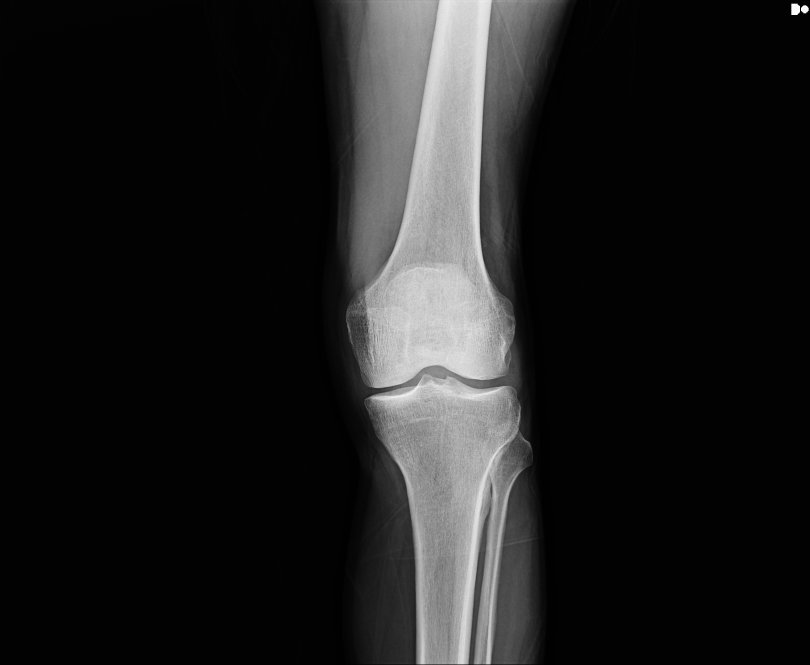
#> input picture OS Collected Data/normal/299n.jpg, 2430 x 1994 px (shown at 1/3 size); its folder holds only this picture in this run; the run also reads 1 picture not shown here
$ jupyter execute --allow-errors Feature_Extraction_Stage.ipynb   (older library calls are emulated)
#> lines starting #> are read from the running program, lines starting #| are printed output that depends on the picture
### feature_extraction.py
import cv2
import numpy as np
from skimage.feature import hog, graycomatrix, graycoprops
from skimage import data, exposure
from sklearn.decomposition import PCA
from sklearn.preprocessing import StandardScaler
import os
from tqdm import tqdm
import matplotlib.pyplot as plt

# Handle optional dependencies
try:
    from tensorflow.keras.applications import VGG16
    from tensorflow.keras.preprocessing import image
    from tensorflow.keras.applications.vgg16 import preprocess_input
    TENSORFLOW_AVAILABLE = True
except ImportError:
    TENSORFLOW_AVAILABLE = False
    print("Warning: TensorFlow not available. VGG16 features will not be available.")

# ============================================================================
# STANDALONE FUNCTIONS FOR EASY IMPORT
# ============================================================================


# جديد لغرض القص
# [260 lines left out: functions preprocess_knee, extract_hog_features, extract_glcm_features, extract_orb_features, extract_vgg_features, extract_all_features and 1 more, not called in this run]

### Feature_Extraction_Stage.ipynb
[cell 1]
import numpy as np
import cv2
import os
from PIL import Image, ImageDraw
from skimage.feature import graycomatrix, graycoprops, hog
from skimage.color import rgb2gray
from sklearn.model_selection import train_test_split
from sklearn.preprocessing import StandardScaler
from imblearn.over_sampling import RandomOverSampler
from collections import Counter
from sklearn.utils import shuffle
from sklearn import svm
from sklearn.linear_model import LogisticRegression
from sklearn.neighbors import KNeighborsClassifier
from sklearn.naive_bayes import GaussianNB
from sklearn.ensemble import RandomForestClassifier, StackingClassifier, VotingClassifier
from sklearn.metrics import classification_report, confusion_matrix, ConfusionMatrixDisplay
import matplotlib.pyplot as plt
import xgboost as xgb

# Evaluation Metrics
from sklearn.metrics import classification_report, confusion_matrix, ConfusionMatrixDisplay
from sklearn.metrics.pairwise import cosine_similarity

# Visualization
import matplotlib.pyplot as plt
import seaborn as sns

[cell 2]
#!pip3 install ultralytics
#!pip3 install torch torchvision torchaudio --index-url https://download.pytorch.org/whl/cu118

[cell 3]
# Deep Learning
import torch
from torchvision import transforms
from ultralytics import YOLO
# Check for GPU availability
import tensorflow as tf
import os

print("Num GPUs Available: ", len(tf.config.experimental.list_physical_devices('GPU')))
#> (this line was passed over: tensorflow is not available in this run)


# Change the dataset path as needed (e.g., from Google Drive)
data_path = 'OS Collected Data'  # Update to your dataset path
dataset_dir = "OS Collected Data"  # Change as needed


# Assuming 'data_path' is already defined as in your provided code
dataset_folders = os.listdir(data_path)

print(f"Number of folders in dataset: {len(dataset_folders)}")

for dataset_folder in dataset_folders:
    num_images = len(os.listdir(os.path.join(data_path, dataset_folder)))
    print(f"Number of images in '{dataset_folder}': {num_images}")

[cell 4]
import matplotlib.pyplot as plt
import cv2
import os
import random

# Assuming 'data_path' is already defined as in your provided code
dataset_folders = os.listdir(data_path)
data_dir_list = os.listdir(data_path)

plt.figure(figsize=(10, 5))  # Adjust figure size as needed
num_classes = len(dataset_folders)
for i, dataset_folder in enumerate(dataset_folders):
    image_files = os.listdir(os.path.join(data_path, dataset_folder))
    random_image_file = random.choice(image_files)  # Choose a random image
    image_path = os.path.join(data_path, dataset_folder, random_image_file)

    image = cv2.imread(image_path)
#> image is the input picture: shape (1994, 2430, 3); min 0, max 255, mean 29.8
    image_rgb = cv2.cvtColor(image, cv2.COLOR_BGR2RGB)

    plt.subplot(1, num_classes, i + 1)  # Create subplots for each class
    plt.imshow(image_rgb)
    plt.title(dataset_folder)
    plt.axis('off')

plt.show()
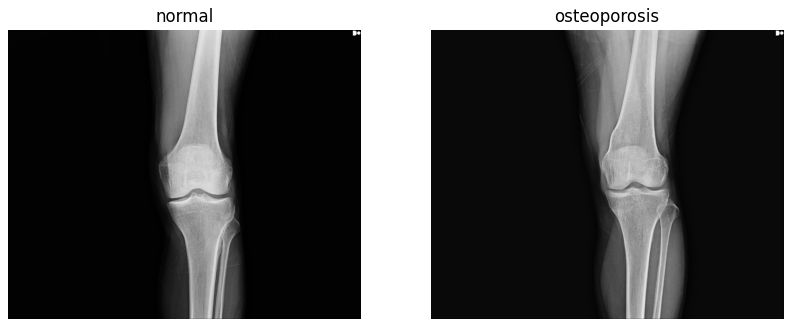
#> figure drawn by matplotlib, 2 panels

[cell 5]
import cv2
import numpy as np
from skimage.feature import hog, graycomatrix, graycoprops
from skimage import exposure
import matplotlib.pyplot as plt

# Load the image
image_path = "OS Collected Data/osteoporosis/1.JPEG "

image = cv2.imread(image_path, cv2.IMREAD_GRAYSCALE)

# Preprocessing Steps
# 1. Apply CLAHE to improve local contrast
clahe = cv2.createCLAHE(clipLimit=2.0, tileGridSize=(8, 8))
enhanced_image = clahe.apply(image)

# 2. Apply Gaussian Blurring to reduce noise
#> (the rest of this cell did not finish here and is left out)

[cell 6]
# استيراد المكتبات اللازمة
import matplotlib.pyplot as plt
import importlib
import feature_extraction

# 1. إعادة تحميل الملف لضمان تطبيق التعديلات (مهم جداً بعد الريستارت)
importlib.reload(feature_extraction)
from feature_extraction import preprocess_knee

# 2. تحديد مسار صورة حقيقي من عندك
# تأكد من وضع مسار صحيح لصورة موجودة فعلياً
image_path = "OS Collected Data/osteoporosis/1.JPEG  "
# (عدل هذا المسار حسب مكان صورك)

# 3. استدعاء الدالة الجديدة (التي تحتوي على القص)
try:
    img_processed = preprocess_knee(image_path)

    # 4. عرض الصورة الناتجة لترى بنفسك نتيجة القص
    plt.figure(figsize=(6, 6))
    plt.imshow(img_processed, cmap='gray') # أو cmap='rgb' إذا كانت ملونة
    plt.title("Processed Image (Should be Cropped)")
    plt.axis('off')
    plt.show()

    print("تمت المعالجة بنجاح! إذا ظهرت الركبة مقصوصة وبخلفية قليلة، فالكود يعمل.")

except Exception as e:
    print(f"حدث خطأ: {e}")
    print("تأكد من أن مسار الصورة صحيح")

[cell 7]
import os
import random
import pickle
from sklearn.model_selection import train_test_split # استيراد دالة التقسيم

# 1. إعدادات
dataset_dir = "OS Collected Data"
TARGET_TRAIN_SAMPLES = 6000  # عدد عينات التدريب المطلوبة بعد التضخيم
PLAN_FILE = "data_plan.pkl"

# 2. جمع جميع الصور الموجودة وفصل المسارات والتسميات
all_images = []
all_labels = [] # سنحتاج التسميات لضمان تقسيم متوازن (Stratified Split)

for root, dirs, files in os.walk(dataset_dir):
    for file in files:
        if file.lower().endswith(('.png', '.jpg', '.jpeg')):
            img_path = os.path.join(root, file)
            all_images.append(img_path)
            # استخراج الليبل (اسم المجلد)
            label = os.path.basename(os.path.dirname(img_path))
            all_labels.append(label)

print(f"Found {len(all_images)} images. Splitting and generating plan...")

# ==========================================
# 3. التقسيم أولاً (Split First)
# نقسم البيانات الأصلية إلى 80% تدريب و 20% اختبار
# نستخدم random_state=42 لضمان تكرار نفس النتائج في كل مرة
# ==========================================
#> (the rest of this cell did not finish here and is left out)

[cell 8]
#هذا الكود فقط لعرض نماذج صور التدريب وممكن حذفة اذا لا تريد تعرض صور التدريب

import cv2
import numpy as np
import matplotlib.pyplot as plt
import random
import os

# 1. إعدادات المسار (تأكد أنه نفس المسار المستخدم في ملف binary)
dataset_dir = "OS Collected Data"

# 2. اختيار صورة عشوائية من البيانات للعرض
all_images = []
for root, dirs, files in os.walk(dataset_dir):
    for file in files:
        if file.lower().endswith(('.png', '.jpg', '.jpeg')):
            all_images.append(os.path.join(root, file))

if len(all_images) == 0:
    print("لم يتم العثور على صور! تأكد من المسار.")
else:
    sample_path = random.choice(all_images)
    print(f"Displaying Augmentations for: {os.path.basename(sample_path)}")

    # تحميل الصورة الأصلية
    img_bgr = cv2.imread(sample_path)
    if img_bgr is not None:
        # التحويل إلى RGB للعرض الصحيح (لأن OpenCV يقرأ BGR)
        img_rgb = cv2.cvtColor(img_bgr, cv2.COLOR_BGR2RGB)

        # تطبيق المعالجة المسبقة (Preprocessing) كما يفعل الكود الأصلي (التصغير لـ 224x224)
        img_processed = cv2.resize(img_rgb, (224, 224))
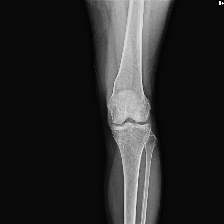
#> img_processed: shape (224, 224, 3); min 1, max 252, mean 39.4

        # ==========================================
        # 3. تعريف دالة التعديل (Golden Solution)
        # (نسخة مطابقة لما وضعتها في الخلايا السابقة)
        # ==========================================
        def apply_augmentation_visual(img, aug_type):
            if aug_type == 'flip':
                return cv2.flip(img, 1)

            elif aug_type == 'rotate':
                # تدوير عشوائي بين -10 و 10
                angle = np.random.randint(-10, 10)
                h, w = img.shape[:2]
                center = (w // 2, h // 2)
                M = cv2.getRotationMatrix2D(center, angle, 1.0)
                return cv2.warpAffine(img, M, (w, h))

            elif aug_type == 'noise':
                # ضجيج خفيف + تباين
                noise = np.random.randint(0, 15, img.shape, dtype='uint8')
                img_noisy = cv2.add(img, noise)
                alpha = random.uniform(0.9, 1.1)
                beta = random.randint(-10, 10)
                return cv2.convertScaleAbs(img_noisy, alpha=alpha, beta=beta)

            return img # none

        # ==========================================
        # 4. تطبيق الحالات المختلفة
        # ==========================================
        aug_types = ['none', 'flip', 'rotate', 'noise']
        augmented_images = [apply_augmentation_visual(img_processed.copy(), t) for t in aug_types]
#> call 2 of apply_augmentation_visual, with aug_type = 'flip'
#> in apply_augmentation_visual (call 2), `return cv2.flip(img, 1)`:
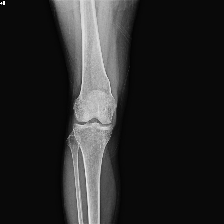
#> returned value: shape (224, 224, 3); min 1, max 252, mean 39.4
#> call 3 of apply_augmentation_visual, with aug_type = 'rotate'
#> in apply_augmentation_visual (call 3), `angle = np.random.randint(-10, 10)`: angle = 2
#> in apply_augmentation_visual (call 3), `M = cv2.getRotationMatrix2D(center, angle, 1.0)`: M = [[0.999, 0.0349, -3.84], [-0.0349, 0.999, 3.98]]
#> in apply_augmentation_visual (call 3), `return cv2.warpAffine(img, M, (w, h))`:
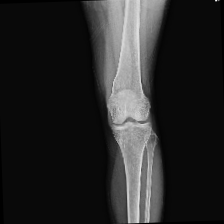
#> returned value: shape (224, 224, 3); min 0, max 251, mean 39
#> call 4 of apply_augmentation_visual, with aug_type = 'noise'
#> in apply_augmentation_visual (call 4), `noise = np.random.randint(0, 15, img.shape, dtype='uint8')`:
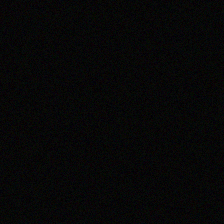
#> noise: shape (224, 224, 3); mean of channels 0, 1, 2 6.99, 7.04, 7.01; drawn as B, G, R
#> augmented_images = 4 items

        # ==========================================
        # 5. عرض النتائج
        # ==========================================
        plt.figure(figsize=(16, 5)) # حجم كبير للعرض الواضح

        for i, (img_aug, aug_name) in enumerate(zip(augmented_images, aug_types)):
            plt.subplot(1, 4, i + 1)
            plt.imshow(img_aug)
            plt.title(f"Type: {aug_name}", fontsize=14, fontweight='bold')
            plt.axis('off')
#> this loop made 4 passes
#> aug_name on passes 1 to 4: 'none', 'flip', 'rotate', 'noise'

        plt.suptitle("Visual Verification of Data Augmentation (Golden Solution)", fontsize=16)
        plt.tight_layout()
        plt.show()
